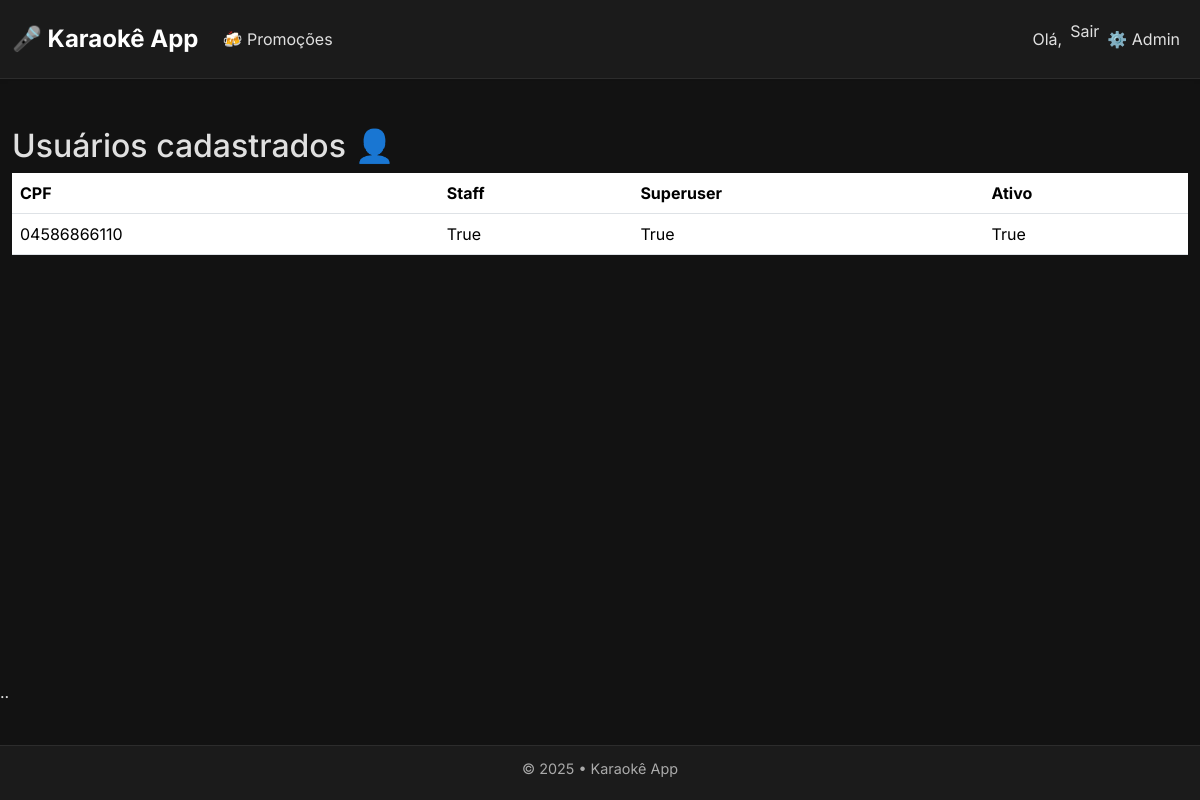
/painel/usuarios/ (signed in), run on the app's committed database.
### fila_karaoke/models.py (models this page shows, shortened)
class CustomUser(AbstractBaseUser, PermissionsMixin):
    cpf = models.CharField(max_length=14, unique=True)
    email = models.EmailField(_('email address'), unique=True)
    first_name = models.CharField(_('first name'), max_length=30)
    last_name = models.CharField(_('last name'), max_length=30)
    is_active = models.BooleanField(default=True)
    is_staff = models.BooleanField(default=False)
    objects = CustomUserManager()
    USERNAME_FIELD = 'cpf'
    REQUIRED_FIELDS = ['email', 'first_name', 'last_name']

### fila_karaoke/views.py (the view)
# urls.py: path('painel/usuarios/', views.lista_usuarios, name='lista_usuarios'),
@staff_member_required
def lista_usuarios(request):
    usuarios = CustomUser.objects.all()
    return render(request, 'usuarios.html', {'usuarios': usuarios})

### fila_karaoke/templates/usuarios.html
{% extends "base.html" %}
{% block content %}
  <h2>Usuários cadastrados 👤</h2>
  <table class="table">
    <thead>
      <tr>
        <th>CPF</th>
        <th>Staff</th>
        <th>Superuser</th>
        <th>Ativo</th>
      </tr>
    </thead>
    <tbody>
      {% for user in usuarios %}
        <tr>
          <td>{{ user.cpf }}</td>
          <td>{{ user.is_staff }}</td>
          <td>{{ user.is_superuser }}</td>
          <td>{{ user.is_active }}</td>
        </tr>
      {% endfor %}
    </tbody>
  </table>
{% endblock %}

### fila_karaoke/templates/base.html (style rules this page uses)
html, body { height: 100%; margin: 0; background-color: #121212; color: #e0e0e0; font-family: 'Inter', 'Helvetica Neue', Helvetica, Arial, sans-serif; }
body { display: flex; flex-direction: column; min-height: 100vh; padding-bottom: 80px; }

### fila_karaoke/templates/header.html (style rules this page uses)
body { background-color: #121212; font-family: 'Inter', sans-serif; color: #e0e0e0; }

### data on the page
CustomUser: cpf "04586866110", is_staff "True", is_superuser "True", is_active "True"
